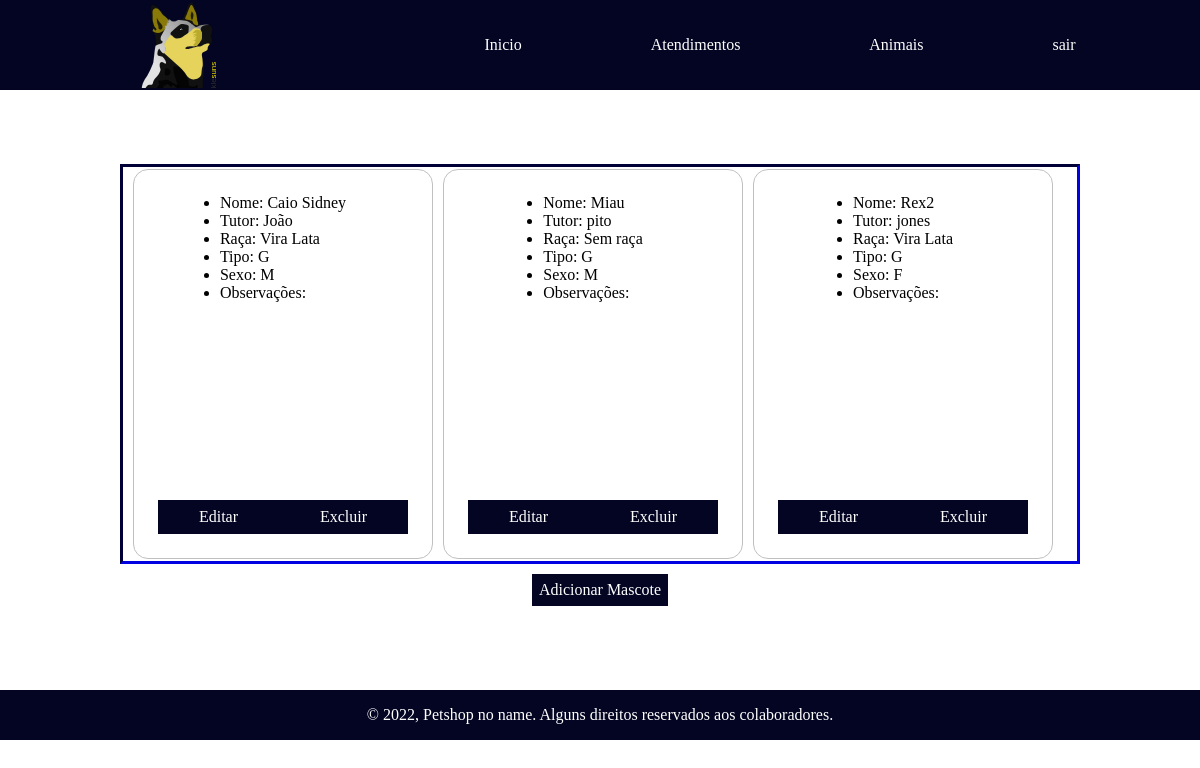
/animalCli/ (signed in), run on the app's committed database.
### main/models.py (models this page shows, shortened)
class Animal(models.Model):
    nome = models.CharField(max_length=50)
    tutor  = models.ForeignKey(Cliente, on_delete=models.CASCADE)
    raca = models.CharField(max_length=30)
    tipo = models.CharField(max_length=1, choices=TIPO_CHOICES)
    sexo = models.CharField(max_length=1, choices=SEXO_CHOICES)
    observacoes = models.TextField(blank=True, null=True)
    class Meta:
        verbose_name_plural = "Animais"

class Cliente(models.Model):
    nome = models.CharField(max_length=200)
    email = models.EmailField(blank=True, null=True)
    endereco = models.CharField(max_length=200)
    def __str__(self):
        return self.nome
    class Meta:
        verbose_name_plural = "Clientes"

### main/views.py (the view)
class AnimalListCli(LoginRequiredMixin, ListView):
    login_url = reverse_lazy('login')
    model = Animal
    queryset = Animal.objects.all()
    template_name = 'clientes/animal.html'
    context_object_name = 'animais'

### main/templates/clientes/animal.html (shortened to what this page needs)
{% extends 'clientes/basecli.html' %}
{% block content %}
<div class="main-full-section">
    <div class="srv-list-content">
        <div class="srv-lista-x">
{% for animal in animais %}
            <div class="srv">
                <div class="dados">
                    <ul>
                        <li><span>Nome: </span> {{animal.nome}}</li>
                        <li><span>Tutor: </span> {{animal.tutor}}</li>
                        <li><span>Raça: </span> {{animal.raca}}</li>
                        <li><span>Tipo: </span> {{animal.tipo}}</li>
                        <li><span>Sexo: </span> {{animal.sexo}}</li>
                        <li><span>Observações: </span> {{animal.observacoes}}</li>
                    </ul>
                </div>
                <div class="crud">
                    <a href="{% url 'url_updateAnimalCli' animal.pk %}" class="add">Editar</a>
                    <a href="{% url 'url_deleteAnimalCLi' animal.pk %}" class="add">Excluir</a>
                </div>
                </div>
{% endfor %}
            </div>
        </div>
    </div>
<a href="{% url 'url_cadastroanimalcli'%}" class="add">Adicionar Mascote</a>
{% endblock %}

### main/static/css/main.css (style rules this page uses)
* { margin: 0; border: 0; padding: 0; box-sizing: border-box; text-decoration: none; }
body { width: 100vw; position:relative; }
.main-full-section { height: 90%; width: 100%; display: flex; flex-direction: column; align-items: center; justify-content: space-around; }
.srv-list-content { height: 100%; width: 80%; display: flex; flex-direction: column; align-items: center; justify-content: space-around; }
.srv-lista-x { height: 400px; width: 100%; display: flex; align-items: center; justify-content: flex-start; overflow-y: hidden; overflow-x: scroll; white-space: nowrap; flex-wrap: nowrap; border: 3px inset darkblue; }
.srv { padding: 1.5em; width: 300px; height: 99%; background: #ffffff; color: black; display: flex; flex-direction: column; align-items: center; justify-content: space-between; border: 1px solid silver; margin-left: 10px; border-radius: 15px; }
.dados { height: 80%; width: 100%; display: flex; flex-direction: column; justify-content: space-between; align-items: center; }
.crud { height: 10%; width: 100%; display: flex; justify-content: space-around; align-items: center; background: #030522; }
.add { margin: 10px; text-decoration: none; padding: 7px; background: #030522; color: white; }

### data on the page
Animal: nome "Caio Sidney", tutor "João", raca "Vira Lata", tipo "G", sexo "M"
Animal: nome "Miau", tutor "pito", raca "Sem raça", tipo "G", sexo "M"
Animal: nome "Rex2", tutor "jones", raca "Vira Lata", tipo "G", sexo "F"
